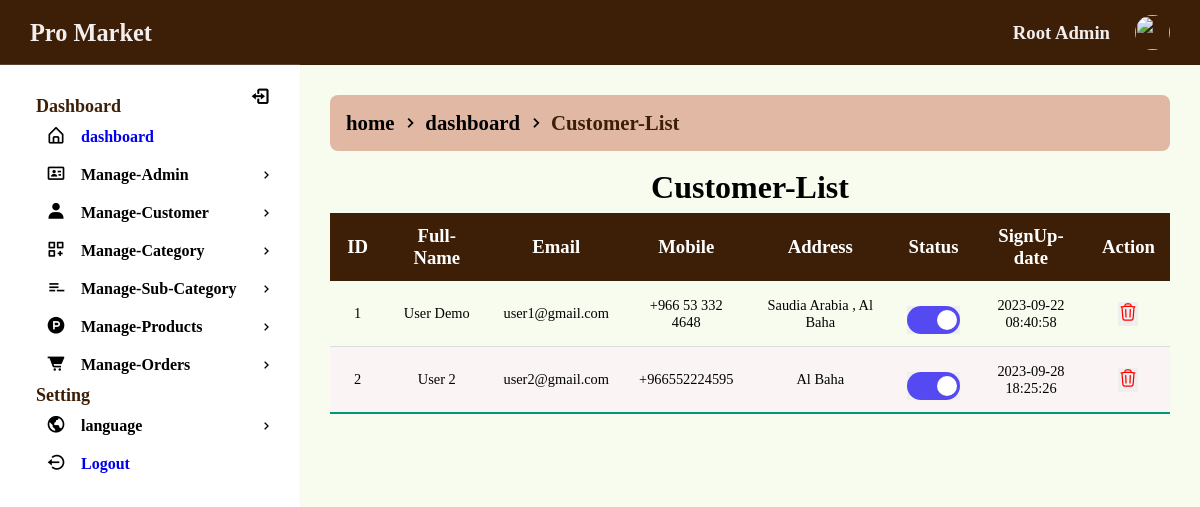
Screenshot of /admin/list-customer (signed in) with the database file from the repository.
### tables this page shows
CREATE TABLE `customers` (
  `id` int(11) NOT NULL COMMENT 'CUSTOMERS ID',
  `customer_name` varchar(128) NOT NULL,
  `customer_email` varchar(64) NOT NULL,
  `customer_mobile` varchar(16) NOT NULL,
  `customer_address` varchar(256) NOT NULL,
  `customer_password` varchar(128) NOT NULL,
  `customer_status` enum('Active','Inactive') NOT NULL DEFAULT 'Active',
  `created_at` datetime DEFAULT NULL,
  `updated_at` datetime DEFAULT NULL
);

### admin/app/Controllers/View.php (called while the page is built, shortened)
<?php
class View
{
	public function loadContent($directory, $page_name)
	{
		include("resource/view/".$directory."/".$page_name.".php");
	}
}
?>

### common/Helper.php (called while the page is built, shortened)
<?php
class Helper
{
	public $connection;
	public function __construct()
	{
		$this->connection = new PDO('mysql:host='.$GLOBALS['DBHOST'].';dbname='.$GLOBALS['DBNAME'].';charset=utf8', $GLOBALS['DBUSER'], $GLOBALS['DBPASS']);
		$this->connection->setAttribute(PDO::ATTR_ERRMODE, PDO::ERRMODE_EXCEPTION);
		$this->connection->setAttribute(PDO::ATTR_EMULATE_PREPARES, false);
	}
	public function selectData($columnName, $tableName, $whereValue = 0, $inColumn = 0, $inValue = 0, $formatBy = 0, $paginate = 0)
	{
		try
		{
			if($columnName == "*")
			{
				$sql1 = "SELECT ";
				$sql2 = "*";
			}
			$sql3 = " FROM `$tableName`";
			if(@$formatBy['GROUP'])
				$sql6 = " GROUP BY `" . $formatBy['GROUP'] . "`";
			else
				$sql6 = "";
			if(@$formatBy['ASC'])
				$sql7 = " ORDER BY `" . $formatBy['ASC'] . "` ASC";
			else if(@$formatBy['DESC'])
				$sql7 = " ORDER BY `" . $formatBy['DESC'] . "` DESC";
			else
				$sql7 = "";
			if($paginate != 0)
				$sql8 = " LIMIT " . $paginate['POINT'] . ", " . $paginate['LIMIT'];
			else
				$sql8 = "";
			if($whereValue != 0)
			{
				$sql4 = " WHERE ";
				foreach($whereValue AS $wa1Column => $wa1Value)
				{
					@$sql5 .= $wa1Column . " = " . "'" . $wa1Value . "' AND ";
				}
				$sql5 = trim($sql5); $sql5 = rtrim($sql5, "AND"); $sql5 = trim($sql5);
				$preSQL = $sql1 . $sql2 . $sql3 . $sql4 . $sql5 . $sql6 . $sql7 . $sql8;
			}
			else
			{
				if($inValue != 0)
				{
					$preSQL = $sql1 . $sql2 . $sql3 . $sql4 . $sql5 . $sql6 . $sql7 . $sql8;
				}
				else
				{
					$preSQL = $sql1 . $sql2 . $sql3 . $sql6 . $sql7 . $sql8;
				}
			}
			$query = $this->connection->prepare($preSQL);
			$query->execute();
			$dataSelected = $query->fetchAll(PDO::FETCH_ASSOC);
			return $dataSelected;
		}
		catch(Exception $e)
		{
			return 0;
		}
	}
}
?>

### admin/resource/view/include/index.php (called while the page is built, shortened)
<?php
include_once("../common/Helper.php");
include("../common/breadcrumb.php");
$eloquent = new Helper;

### admin/resource/view/customer/list-customer.php (the view, shortened to what this page needs)
<?php
include("resource/view/include/index.php");
$columnName = "*";
$tableName = "customers";
$customerList = $eloquent->selectData($columnName, $tableName);
?>
<div class="wrapper">
	<div class="row">
		<?php
		$links = [
			['url' => 'dashboard', 'label' => $t('home', 1)],
			['url' => 'dashboard', 'label' => $t('dashboard', 1)],
			['url' => '', 'label' => $t('Customer-List', 1)],
		];
		echo BreadcrumbGenerator::generateBreadcrumb($links);
		?>
			<section class="panel">
				<header class="panel-heading">
				</header>
				<div class="panel-body">
					<div class="div-table">
					<table class="styled-table" id="dynamic-table">
							<thead>
								<tr>
									<th style="width: 7%"><?php $t('ID') ?></th>
									<th style="width: 15%"><?php $t('Full-Name') ?></th>
									<th style="width: 15%"><?php $t('Email') ?></th>
									<th style="width: 10%"><?php $t('Mobile') ?></th>
									<th style="width: 22%"><?php $t('Address') ?></th>
									<th style="width: 8%"><?php $t('Status') ?></th>
									<th style="width: 15%"><?php $t('SignUp-date') ?></th>
									<th style="width: 8%"><?php $t('Action') ?></th>
								</tr>
							</thead>
							<tbody>
							<?php
								$n = 1;
								foreach ($customerList as $eachRow)
								{
									echo '
									<tr class="gradeX">
										<td>'. $n .'</td>
										<td>'. $eachRow["customer_name"] .'</td>
										<td>'. $eachRow["customer_email"] .'</td>
										<td>'. $eachRow["customer_mobile"] .'</td>
										<td>'. $eachRow["customer_address"] .'</td>
										<td>
											<form method="post" action="">
												<input type="hidden" name="customer_status_id" value="'. $eachRow["id"] .'"/>
												<input type="hidden" name="current_status" value="'. $eachRow["customer_status"] .'"/>
												<button name="change_status" class="btn-switch"  type="submit">
												<div class="switch">
												<input  type="checkbox"  id="switch" ' . ($eachRow["customer_status"] == "Active" ? 'checked' : '') . '/>
												<label for="switch"></label>
											     </div>
												</button>
											</form>
										</td>
										<td>'. $eachRow["created_at"] .'</td>
										<td class="center">
										<form action="" method="post" >
										<input type="hidden" name="did" value="'. $eachRow['id'] .'" />
										<button name="try_delete" class="btn-switch" type="submit" >
										<img src="../public/assets/images/delete.svg" class="hero-icon delete" alt="Delete">
										</button>
									</form>
										</td>
									</tr>
									';
									$n++;
								}
							?>
							</tbody>
						</table>
					</div>
				</div>
			</section>
	</div>
</div>

### public/assets/css/admin/admin.css (style rules this page uses)
body { overflow: hidden; }
.wrapper { padding: 20px; }
.panel-heading { line-height: 1; font-size: 2rem; font-weight: bold; text-align: center; padding: 10px; }
.styled-table { border-collapse: collapse; font-size: 0.9em; min-width: 400px; box-shadow: 0 0 20px rgba(0, 0, 0, 0.15); }
.styled-table thead { border-radius: 1em; }
.styled-table thead tr { background-color: var(--main-color); color: #ffffff; text-align: left; }
.styled-table th { font-size: 1.3em; font-weight: bold; }
.styled-table th, .styled-table td { padding: 12px 15px; text-align: center; }
.styled-table tbody tr { border-bottom: 1px solid #dddddd; }
.styled-table tbody tr:nth-of-type(even) { background-color: #faf4f4; }
.styled-table tbody tr:last-of-type { border-bottom: 2px solid #009879; }
.div-table { overflow-x: scroll; }
.hero-icon { width: 20px; height: 20px; }
.delete { color: red; }

### public/assets/css/admin/switch.css (style rules this page uses)
.switch { display: flex; }
.switch label { cursor: pointer; width: 45px; height: 20px; background-color: rgb(0, 0, 0, 0.2); display: block; border-radius: 50em; position: relative; transition: 0.3s; padding: 4px; box-sizing: content-box; }
.switch label:after { content: ""; position: absolute; left: 5px; width: 20px; height: 20px; background-color: #fff; border-radius: 50em; transition: 0.3s; }
.switch input:checked + label { background-color: #5549f1; }
.switch input:checked + label:after { transform: translateX(calc(100% + 5px)); }
.btn-switch { border: none; outline: none; cursor: pointer; }

### public/assets/css/common/basic.css (style rules this page uses)
*, *::before, *::after { margin: 0; padding: 0; box-sizing: border-box; }
html { scroll-behavior: smooth; font-family: "Times New Roman", Times, serif; }
body, button, input, textarea { font-family: "Times New Roman", Times, serif; }
body { background-color: #f3e8ff; transition: all 0.5s ease; }

### public/assets/css/common/colors.css (style rules this page uses)
:root { --main1-color: rgb(216, 180, 254); --white-color: #fff; --grey-color: #ecdada; --sec-color:#eff5ee; --thr-color:#e0b8a4; --grey-color-light: #f3eeee; --coorect-color:#385442; --main-color:#3d1f07; --black-color:#000; }

### rows the page displays
customers: customer_name "User Demo", customer_email "user1@gmail.com", customer_mobile "+966 53 332 4648", customer_address "Saudia Arabia , Al Baha", created_at "2023-09-22 08:40:58"
customers: customer_name "User 2", customer_email "user2@gmail.com", customer_mobile "+966552224595", customer_address "Al Baha", created_at "2023-09-28 18:25:26"

### other values shown
$GLOBALS['NameWebsite'] "Pro Market"
$_SESSION['SMC_login_admin_name'] "Root Admin"
$key "dashboard Manage-Category language Logout Customer-List ID Full-Name Email Mobile Address Status SignUp-date Action"
$t('Manage-Admin',1) "Manage-Admin"
$t('Manage-Customer',1) "Manage-Customer"
$t('Manage-Sub-Category',1) "Manage-Sub-Category"
$t('Manage-Products',1) "Manage-Products"
$t('Manage-Orders',1) "Manage-Orders"
$link['label'] "home"
$link['label'] "dashboard"
$link['label'] "Customer-List"
